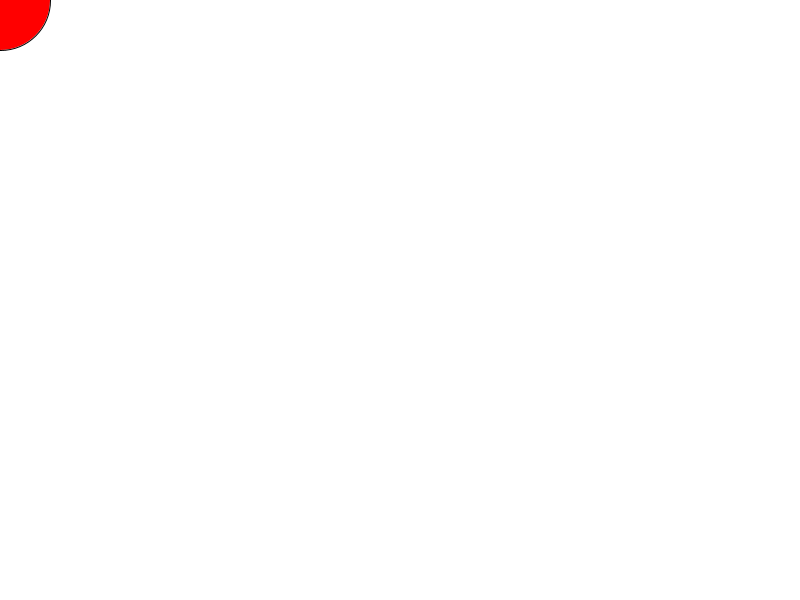
Frame 1 (no input)
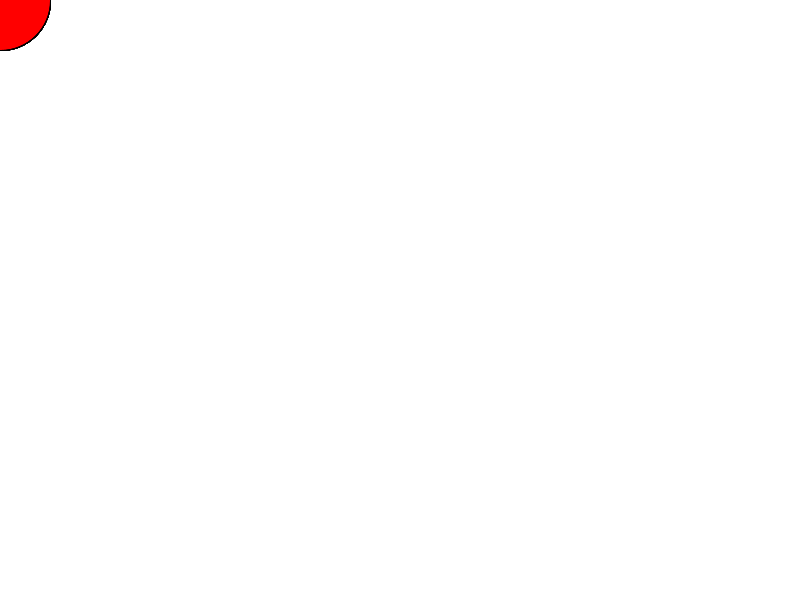
Frame 60 (the mouse pressed at the canvas centre just before this capture)
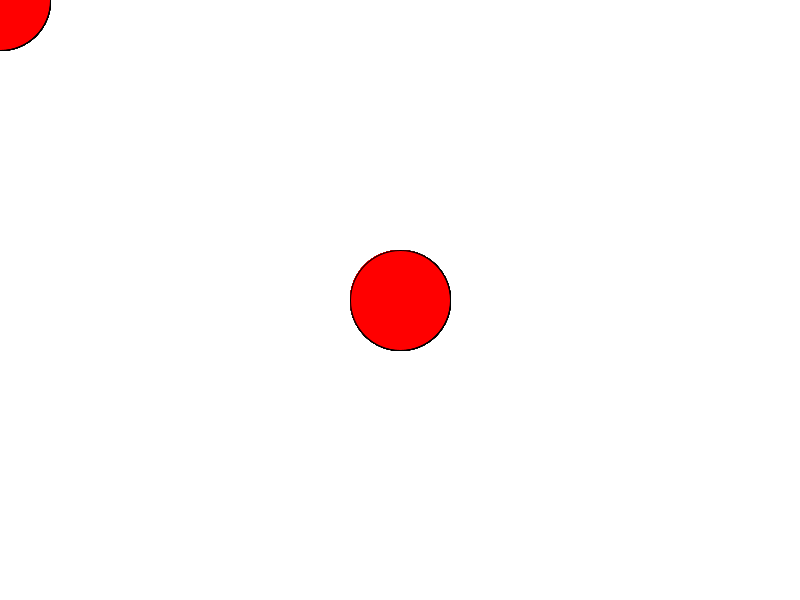
Frame 120 (the mouse held since frame 60 and released just before this capture)

The Processing sketch that drew these frames (run headless with seeded random() and noise(); from frame 60 on, the mouse is pressed at the canvas centre):

// Processing sketch: WMS_BasicInteraction
// ── WMS_BasicInteraction.pde
// wavemakerstoke
// sketches by ashleyjamesbrown

void setup(){
  size(800,600);
  background(255);
}

void draw(){
  fill(255,0,0);
  ellipse(mouseX,mouseY,100,100);
}
